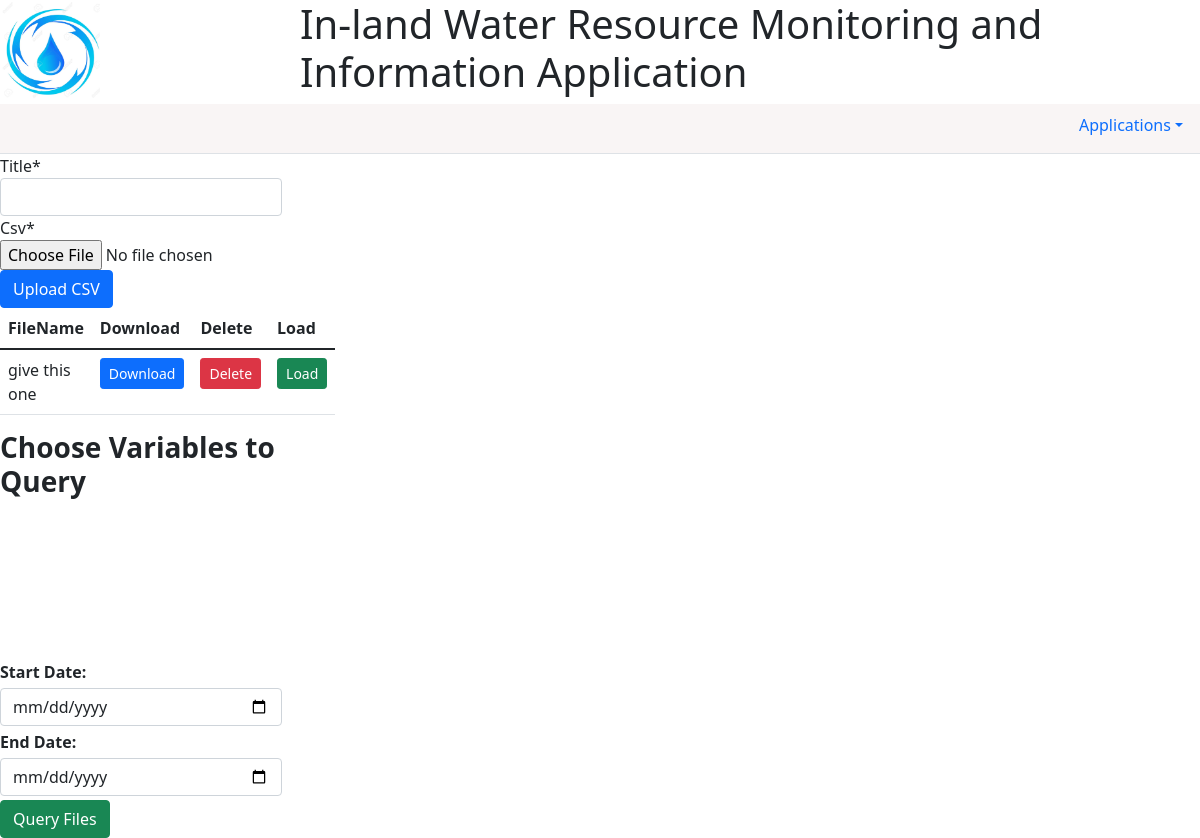
The app's page /query/, older data.
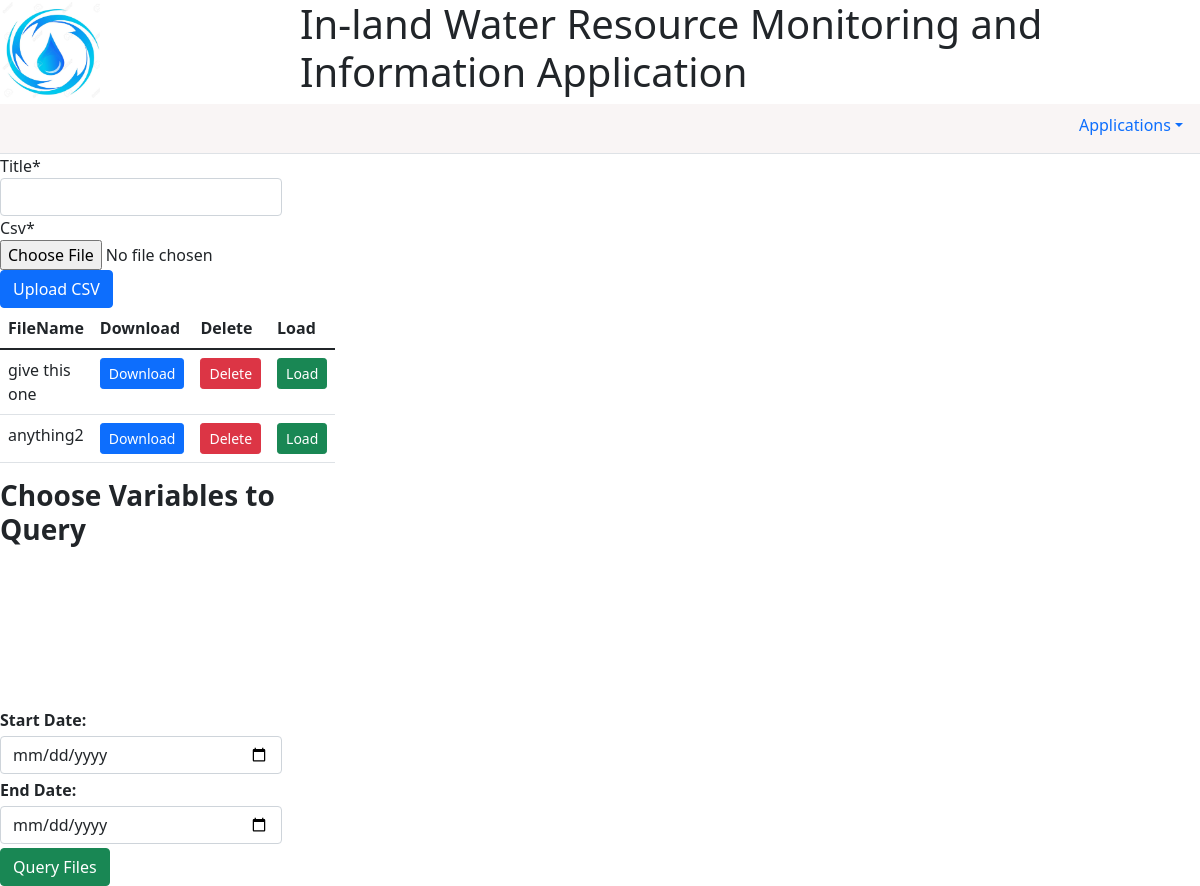
The same page, newer data.
### query/models.py (models this page shows, shortened)
class Csv(models.Model):
	title = models.CharField(max_length=100)
	csv = models.FileField(upload_to='query/csvs/', max_length=100)

### query/views.py (the view)
# urls.py: path('', query, name='query'),
def query(request):
	csvs = Csv.objects.all()
	try:
		if request.method == 'POST':
			csvform = CsvForm(request.POST, request.FILES)
			if csvform.is_valid():
				csvform.save()
			csvs = Csv.objects.all()
		else:
			csvform = CsvForm()
	except RuntimeError as e:
		print(e + "something went wrong")
	context = {
		'csvform': csvform,
		'csvs': csvs,
		'checks': json.dumps(options)
	}
	return render(request, 'query/query.html', context)

### query/forms.py
class CsvForm(forms.ModelForm):
    class Meta:
        model = Csv
        fields = ('title', 'csv')

### query/templates/query/query.html (shortened to what this page needs)
{% extends 'main/base.html' %}
{% load static crispy_forms_tags %}
{% block main %}
<div class="row">
<aside class="col-3">
		<form method="POST" enctype="multipart/form-data">
			{{ csvform|crispy }}
			<button type="submit" class="btn btn-primary">Upload CSV</button>
		</form>
		<table class="table">
			<thead>
				<th>FileName</th>
				<th>Download</th>
				<th>Delete</th>
				<th>Load</th>
			</thead>
			<tbody>
				{% for file in csvs %}
				<tr>
					<td>{{ file.title }}</td>
					<td><a href="{{ file.csv.url }}" class="btn btn-primary btn-sm">Download</a></td>
					<td>
						<form method="post" action="{% url 'delete_csv' file.pk %}">
						<button type="submit" class="btn btn-danger btn-sm">Delete</button>
						</form>
					</td>
					<td>
						<form method="post" class="fileget" data-{{ file.pk }}="{{ file.pk }}" >
							<button type="submit" class="btn btn-success btn-sm">Load</button>
						</form>
					</td>
				</tr>
				{% endfor %}
			</tbody>
		</table>
	<p class="h3 fw-bolder">Choose Variables to Query</p>
		<form method="POST">
			<div id="chckpanel" data-checks="{{ checks }}">
			</div>
			<label for="start_date" class="date mt-1 mb-1"><strong>Start Date: </strong></label>
			<input id="start_date" type="date" class="form-control buttontheme" >
			<label for="end_date" class="date mb-1 mt-1"><strong>End Date: </strong></label>
			<input id="end_date" type="date" class="form-control buttontheme" >
			<button id="qfile" type="submit" class="btn btn-success mt-1">Query Files</button>
	</form>
</aside>
<content class="col-9 mb-1">
	<div class="row" style="height: 35%;">
		<div id="map"></div>
	</div>
	<div class="row" id="chart" style="height: 60%;">
	</div>
</content>
</div>
{% endblock %}
{% block styles %}
<link rel="stylesheet" type="text/css" href="{% static 'query/css/query.css'%}">
{% endblock %}

### main/templates/main/base.html (shortened to what this page needs)
{% load static %}
<!DOCTYPE html>
<html>
<head>
	<link href="https://cdn.jsdelivr.net/npm/bootstrap@5.1.1/dist/css/bootstrap.min.css" rel="stylesheet">
	<link rel="stylesheet" href="https://cdn.jsdelivr.net/gh/openlayers/openlayers.github.io@master/en/v6.8.1/css/ol.css" type="text/css">
	<link rel="stylesheet" type="text/css" href="{% static 'main/css/main.css' %}">
	{% block styles %}
	{% endblock %}
</head>
<main>
	<header>
		<picture id="logo">
			<img src="{% static 'main/images/water-logo.jpg' %}">
		</picture>
		<h1>In-land Water Resource Monitoring and Information Application</h1>
		<nav class="nav nav-tabs justify-content-end">
			<li class="nav-item dropdown"><a class="nav-link dropdown-toggle" data-bs-toggle="dropdown" role="button" href="">Applications</a>
			</li>
		</nav>
	</header>
	{% block main %}
	{% endblock %}
</main>
</html>

### main/static/main/css/main.css (style rules this page uses)
#logo > img { width: 100px; height: 100px; }
header > h1 { width: 75%; float: right; }
nav { height: 50px; background-color: #F9F5F5; color: black; width: 100%; }

### query/static/query/css/query.css (style rules this page uses)
aside { height: 500px; }
#chckpanel { height: 150px; overflow: scroll; }

Row changes from the older to the newer data that the page shows:
added Csv: title "anything2"
